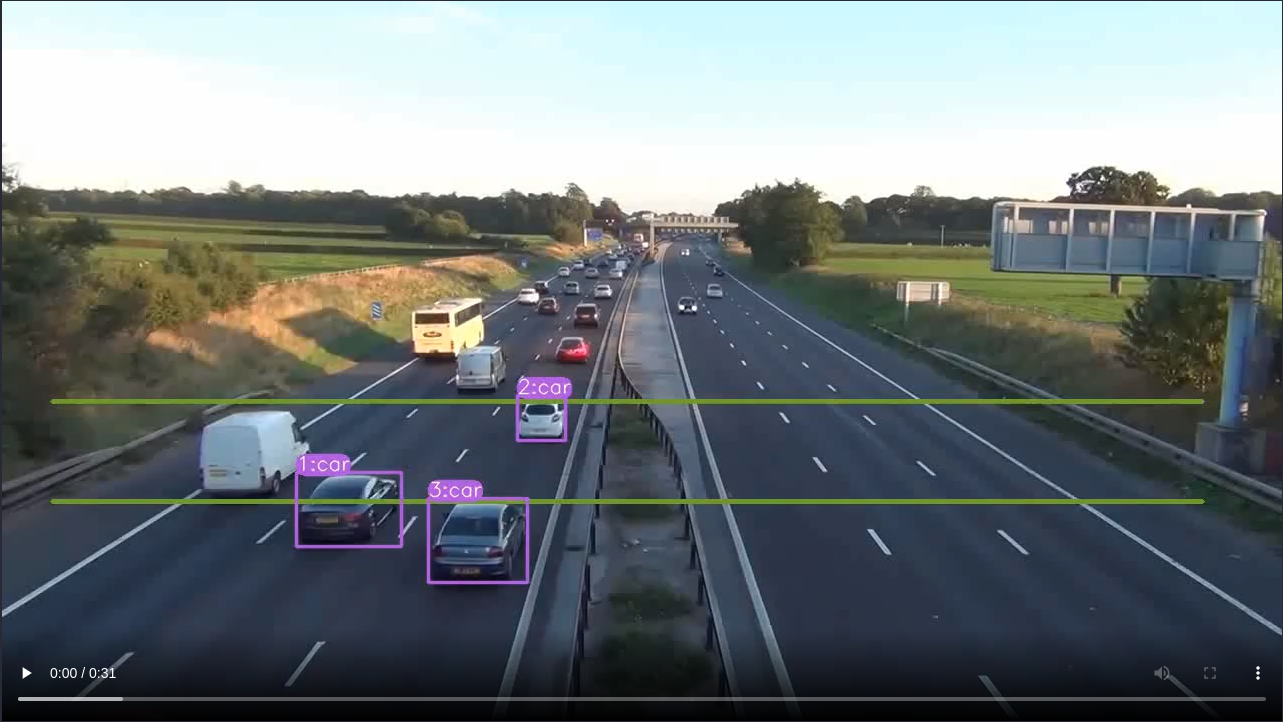
#> input picture birdeyes/input.png, 1283 x 722 px
$ python calliberate.py --image input.png
#> lines starting #> are read from the running program, lines starting #| are printed output that depends on the picture; long printed decimals are rounded
#> further down, image is the input picture: shape (722, 1283, 3); mean B, G, R 122.2, 119.9, 112.1
#> (key Esc is pressed here)
### birdeyes/utils/transform.py
# import the necessary packages
import numpy as np
import cv2
import scipy
import scipy.spatial
import math


def get_aspect_Ratio(img, p):
    (rows, cols, _) = img.shape
#> rows = 722; cols = 1283
    print("F")
    print(rows, cols)
#| 722 1283

    # image center
    u0 = (cols) / 2.0
#> u0 = 641.5
    v0 = (rows) / 2.0
#> v0 = 361
    w1 = scipy.spatial.distance.euclidean(p[0], p[1])
#> w1 = 225
    w2 = scipy.spatial.distance.euclidean(p[2], p[3])
#> w2 = 1270.2

    h1 = scipy.spatial.distance.euclidean(p[0], p[2])
#> h1 = 610.6
    h2 = scipy.spatial.distance.euclidean(p[1], p[3])
#> h2 = 625.5

    w = max(w1, w2)
#> w = 1270.2
    h = max(h1, h2)
#> h = 625.5

    # visible aspect ratio
    ar_vis = float(w) / float(h)
#> ar_vis = 2.03
    print("ar_vis: {}".format(ar_vis))
#| ar_vis: 2.031

    # make numpy arrays and append 1 for linear algebra
    m1 = np.array((p[0][0], p[0][1], 1)).astype("float32")
#> m1 = [530, 290, 1]
    m2 = np.array((p[1][0], p[1][1], 1)).astype("float32")
#> m2 = [755, 290, 1]
    m3 = np.array((p[2][0], p[2][1], 1)).astype("float32")
#> m3 = [10, 610, 1]
    m4 = np.array((p[3][0], p[3][1], 1)).astype("float32")
#> m4 = [1280, 630, 1]

    # calculate the focal disrance
    k2 = np.dot(np.cross(m1, m4), m3) / np.dot(np.cross(m2, m4), m3)
#> k2 = 0.989
    k3 = np.dot(np.cross(m1, m4), m2) / np.dot(np.cross(m3, m4), m2)
#> k3 = 0.182

    n2 = k2 * m2 - m1
#> n2 = [216.9, -3.1, -0.0107]
    n3 = k3 * m3 - m1
#> n3 = [-528.2, -179.2, -0.818]

    n21 = n2[0]
#> n21 = 216.9
    n22 = n2[1]
#> n22 = -3.1
    n23 = n2[2]
#> n23 = -0.0107

    n31 = n3[0]
#> n31 = -528.2
    n32 = n3[1]
#> n32 = -179.2
    n33 = n3[2]
#> n33 = -0.818

    f = math.sqrt(
        np.abs(
            (1.0 / (n23 * n33))
            * (
                (n21 * n31 - (n21 * n33 + n23 * n31) * u0 + n23 * n33 * u0 * u0)
                + (n22 * n32 - (n22 * n33 + n23 * n32) * v0 + n23 * n33 * v0 * v0)
            )
        )
    )
#> f = 266.5

    A = np.array([[f, 0, u0], [0, f, v0], [0, 0, 1]]).astype("float32")
#> A = [[266.5, 0, 641.5], [0, 266.5, 361], [0, 0, 1]]

    At = np.transpose(A)
#> At = [[266.5, 0, 0], [0, 266.5, 0], [641.5, 361, 1]]
    Ati = np.linalg.inv(At)
#> Ati = [[0.00375, -1.11e-19, 1.73e-19], [0, 0.00375, 0], [-2.41, -1.35, 1]]
    Ai = np.linalg.inv(A)
#> Ai = [[0.00375, 0, -2.41], [0, 0.00375, -1.35], [0, 0, 1]]

    # calculate the real aspect ratio
    ar_real = math.sqrt(
        np.dot(np.dot(np.dot(n2, Ati), Ai), n2)
        / np.dot(np.dot(np.dot(n3, Ati), Ai), n3)
    )
#> ar_real = 0.906
    print("ar_real:{}".format(ar_real))
#| ar_real:0.9055

    if ar_real < ar_vis:
        W = int(w)
#> W = 1270
        print(W)
#| 1270
        print(ar_real)
#| 0.9055
        H = int(W / ar_real)
#> H = 1402
    else:
        H = int(h)
        W = int(ar_real * H)
    return (W, H)


def four_point_transform(image, pts, pt):
    W, H = get_aspect_Ratio(image, pts)
#> W = 1270; H = 1402
    pts2 = np.float32([[0, 0], [W, 0], [0, H], [W, H]])
#> pts2 = [[0, 0], [1270, 0], [0, 1402], [1270, 1402]]
    print("W,H: {} {}".format(W, H))
#| W,H: 1270 1402
    M = cv2.getPerspectiveTransform(pts, pts2)
#> M = [[-1.82, -2.96, 1823.5], [7.11e-16, -7.7, 2233.6], [-1.53e-05, -0.00452, 1]]
    print(M)
#| [[-1.82124429e+00 -2.95952197e+00  1.82352085e+03]
#|  [ 7.10542736e-16 -7.70213827e+00  2.23362010e+03]
#|  [-1.53174171e-05 -4.52102324e-03  1.00000000e+00]]
    warped = cv2.warpPerspective(image, M, (W, H))
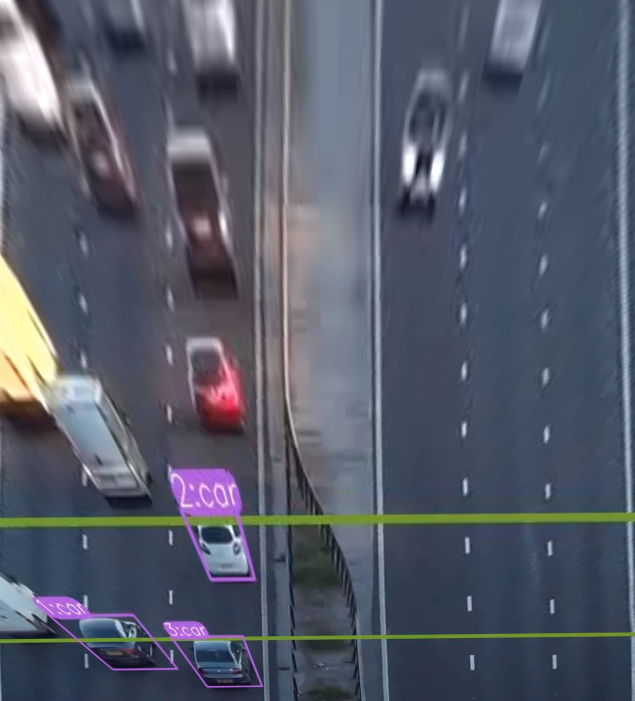
#> warped: shape (1402, 1270, 3) (shown at 1/2 size); mean B, G, R 104.7, 90.3, 84.8
    print(warped.shape)
#| (1402, 1270, 3)
    # return the warped image
    return (
        warped,
        cv2.perspectiveTransform(np.array(pt, dtype=np.float32).reshape(1, -1, 2), M),
        M,
    )

### birdeyes/calliberate.py
from utils.transform import four_point_transform
import numpy as np
import argparse
import cv2

# construct the argument parse and parse the arguments
ap = argparse.ArgumentParser()
ap.add_argument("-i", "--image", help="path to the image file")
ap.add_argument("-c", "--coords", help="comma seperated list of source points")
args = vars(ap.parse_args())
image = cv2.imread(args["image"])

# pts = [(40, 0), (40, 1280), (94, 570), (94, 707), (0, 0)]
# pts = [(570, 280), (710, 260), (10, 610), (1280, 630), (0, 0)]
pts = [(530, 290), (755, 290), (10, 610), (1280, 630), (0, 0)]
pointIndex = 0
AR = (740, 1280)
oppts = np.float32([[0, 0], [AR[1], 0], [0, AR[0]], [AR[1], AR[0]]])

# function to select four points on a image to capture desired region
def draw_circle(event, x, y, flags, param):
    global image
    global pointIndex
    global pts

    if event == cv2.EVENT_LBUTTONDOWN:
        cv2.circle(image, (x, y), 5, (0, 255, 0), -1)
        pts[pointIndex] = (x, y)
        # print(pointIndex)
        if pointIndex == 3:
            cv2.line(image, pts[0], pts[1], (0, 255, 0), thickness=2)
            cv2.line(image, pts[0], pts[2], (0, 255, 0), thickness=2)
            cv2.line(image, pts[1], pts[3], (0, 255, 0), thickness=2)
            cv2.line(image, pts[2], pts[3], (0, 255, 0), thickness=2)
        pointIndex = pointIndex + 1


def show_window():
    while True:
        # print(pts,pointIndex-1)
        cv2.imshow("img", image)

        if pointIndex == 4:

            break

        if cv2.waitKey(20) & 0xFF == 27:
            break


cv2.namedWindow("img")
cv2.setMouseCallback("img", draw_circle)
show_window()
warped, temp, transformation_matrix = four_point_transform(
    image, np.array(pts[:4], dtype="float32"), pts[4]
)
#> temp = [[1823.5, 2233.6]]; transformation_matrix has the same summary as M in four_point_transform
print(temp[0][0])
#| [1823.5209 2233.62  ]
np.save("transform_matrix.npy", transformation_matrix)
cv2.circle(warped, tuple([int(i) for i in (temp[0][0])]), 1, (0, 255, 0), 1)
# show the original and warped images
cv2.imwrite("output.jpg", warped)
# cv2.imshow("Original", image)
# cv2.imshow("Warped", warped) #Uncommment if you want to see the transformed image
# cv2.waitKey(0)
